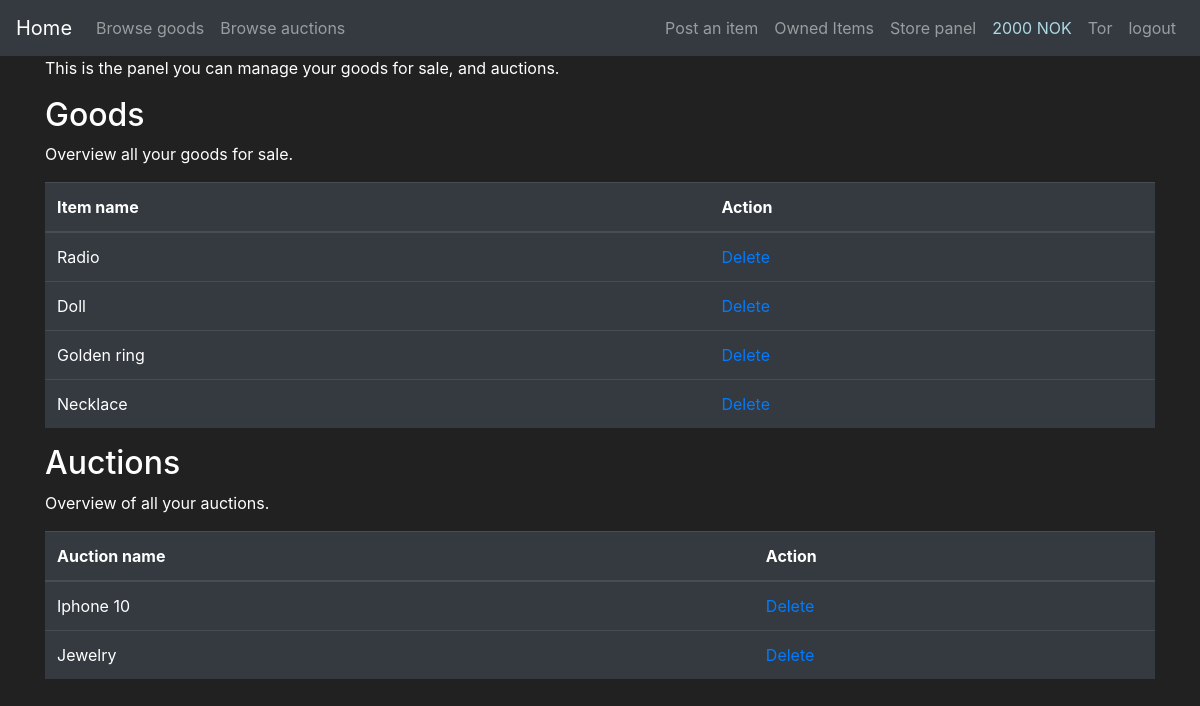
The page /store_panel (signed in) on the database as committed earlier.
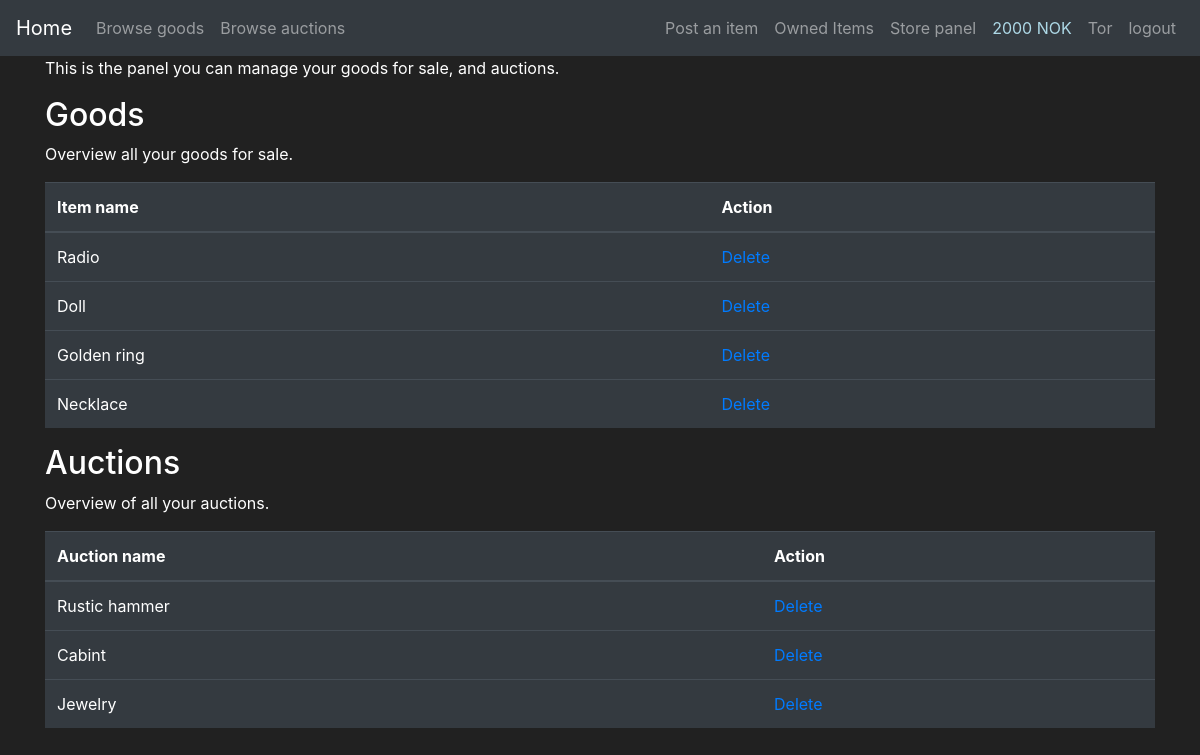
The same page on the database as committed later.
### app_flask/models.py (models this page shows, shortened)
class Goods(db.Model):
    id = db.Column(db.Integer, primary_key=True)
    name = db.Column(db.String(30), nullable=False)
    description = db.Column(db.String(70), unique=False, nullable=False)
    price = db.Column(db.Integer, unique=False, nullable=False)
    product_number = db.Column(db.String(length=6), nullable=False, unique=True)
    goods_type = db.Column(db.Boolean(), nullable=False, default=False)
    date_created = db.Column(db.DateTime(), default=datetime.utcnow)
    user_owner = db.Column(db.Integer(), db.ForeignKey('user.id'))
    store_owner = db.Column(db.Integer(), db.ForeignKey('store.id'))

### app_flask/main/routes.py (the view)
@bp.route('/store_panel', methods=['GET', 'POST'])
def display_store_panel():
    buy_form = BuyGoodsForm()
    auction_form = AuctionGoodsForm()
    items = db.session.query(Goods, Store).filter(and_(Store.id == Goods.store_owner, Goods.goods_type == 0)).all()
    auction_items = db.session.query(Goods, Store).filter(
        and_(Store.id == Goods.store_owner, Goods.goods_type == 1)).all()
    return render_template('storePanel.html', items=items, auction_items=auction_items,
                           buy_form=buy_form, auction_form=auction_form)

### app_flask/models.py (called while the page is built)
@login_manager.user_loader
def load_user(user_id):
    return User.query.get(int(user_id))

### app_flask/templates/storePanel.html (shortened to what this page needs)
{% extends 'base.html' %}
{% block content %}
<div class="container">
    <p>This is the panel you can manage your goods for sale, and auctions.</p>
</div>
<div class="container">
    <h2>Goods</h2>
    <p>Overview all your goods for sale.</p>
    <table class="table table-hover table-dark">
        <thead>
            <tr>
                <th scope="col">Item name</th>
                <th scope="col">Action</th>
            </tr>
        </thead>
        <tbody>
            {% for item, store in items %}
            {% if store.user_owner==current_user.id %}
            <tr>
                <td class=".table-striped">{{item.name}}</td>
                <td class=".table-striped"><a href="{{ url_for('main.delete_goods', id=item.id)}}">Delete</a></td>
            </tr>
            {% endif %}
            {% endfor %}
        </tbody>
    </table>
</div>
<div class="container">
    <h2>Auctions</h2>
    <p>Overview of all your auctions.</p>
    <table class="table table-hover table-dark">
        <thead>
            <tr>
                <th scope="col">Auction name</th>
                <th scope="col">Action</th>
            </tr>
        </thead>
        <tbody>
        {% for item, store in auction_items %}
        {% if store.user_owner==current_user.id %}
            <tr>
                <td class=".table-striped">{{item.name}}</td>
                <td class=".table-striped"><a href="{{ url_for('main.delete_goods', id=item.id)}}">Delete</a></td>
            </tr>
        {% endif %}
        {% endfor %}
        </tbody>
    </table>
</div>
{% endblock %}

Rows that differ between the two databases and show on the page:
removed Goods: name "Iphone 10", shown under "Auctions"
now on this page (row edited): Goods: name "Rustic hammer", shown under "Auctions"
added Goods: name "Cabint", shown under "Auctions"
